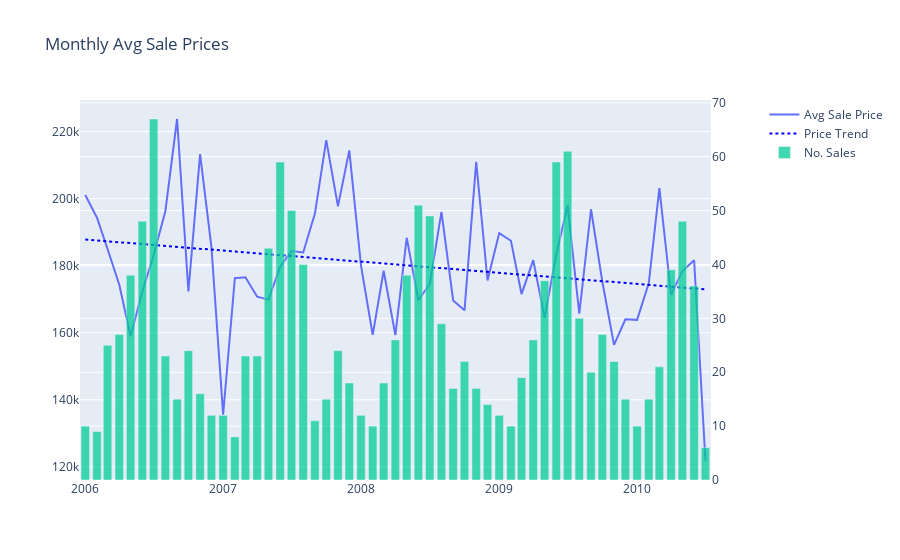

Notebook source saved alongside this figure:
### Code cell
# Does price vary over time?
house['SaleDate'] = house[['YrSold', 'MoSold']].apply(lambda x: datetime.date(x[0], x[1], 1), axis = 1)
df = house.groupby('SaleDate')['SalePrice'].agg(['mean', 'count'])
lin = LinearRegression()
x = np.arange((len(df.index))).reshape(-1, 1)
lin.fit(x, df['mean'])
df['trend'] = lin.predict(x)
print(f"Trend is from {df['trend'][0]:.2f} to {df['trend'][-1]:.2f}, a {df['trend'][-1]/df['trend'][0]-1:.2%} change.")

fig1 = make_subplots(specs=[[{"secondary_y": True}]])
fig1.add_trace(go.Scatter(x=df.index, y=df['mean'], name='Avg Sale Price'))
fig1.add_trace(go.Scatter(x=df.index, y=df['trend'], name='Price Trend', line={'color': 'blue', 'dash': 'dot'}))
fig1.add_trace(go.Bar(x=df.index, y=df['count'], name='No. Sales', opacity=0.75), secondary_y=True,)
fig1.update_layout(
    title='Monthly Avg Sale Prices',
    xaxis_title='',
    yaxis_title=''
)
# So there's seasonality in the number of sales and a downtrend in average price
